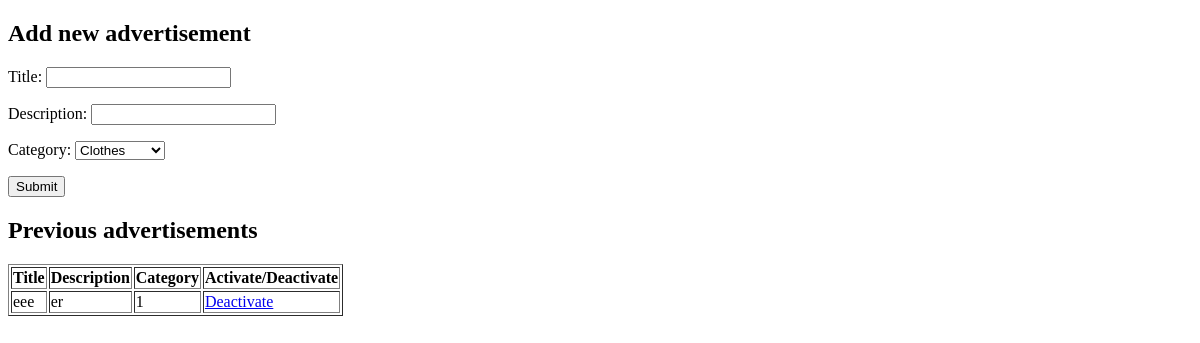
The page /advertisement (signed in) on the database as committed earlier.
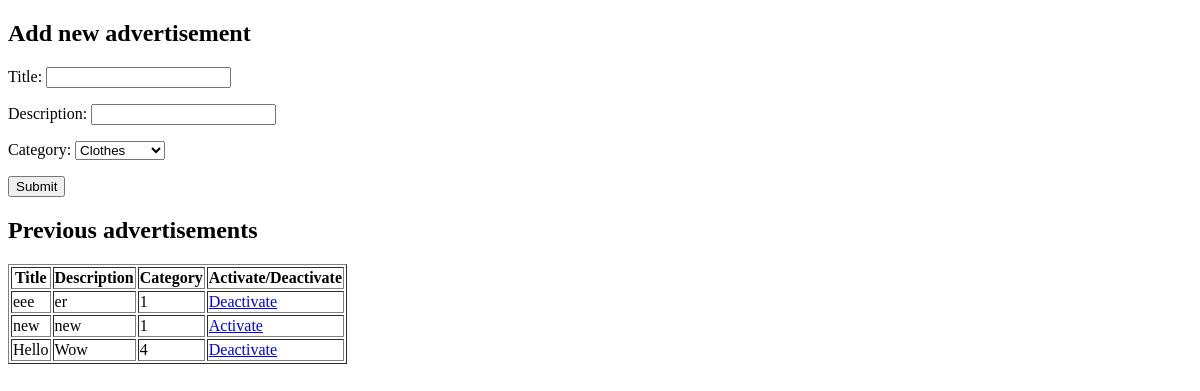
The same page on the database as committed later.
### tables this page shows
CREATE TABLE Advertisement(aid INTEGER PRIMARY KEY AUTOINCREMENT,title TEXT,description TEXT,isactive INTEGER,username TEXT,category INTEGER,FOREIGN KEY (username) REFERENCES User(username),FOREIGN KEY (category) REFERENCES Category(cid));

### main.py (the view, shortened to what this page needs)
@app.route('/advertisement', methods=['GET', 'POST'])
def advertisement():
    conn = sqlite3.connect("adv.db")
    c = conn.cursor()
    c.execute("SELECT aid, title, description, category, isactive  FROM Advertisement WHERE username=?",
              (session["username"],))
    records = c.fetchall()
    c.execute("Select * from Category")
    categories = c.fetchall()
    conn.close()
    return render_template('advertisement.html', categories= categories, records=records)

### templates/advertisement.html (shortened to what this page needs)
<!DOCTYPE html>
<html lang="en">
<head>
</head>
<body>
<h2>Add new advertisement</h2>
    <form action="/advertisement" method="POST">
        <p>Title: <input type="text" name="title" required="required"></p>
        <p>Description: <input type="text" name="description" required="required"></p>
        <p>Category:
        <select name="category" id="category">
              {% for category in categories %}
              <option value="{{category[0]}}">{{ category[1] }}</option>
              {% endfor %}
          </select></p>
        <p><input type="submit" name="Add advertisement" ></p>
    </form>
<h2>Previous advertisements</h2>
        <form action="/advertisement" method="POST">
        <table border="1">
        <tr>
            <th>Title</th>
            <th>Description</th>
            <th>Category</th>
            <th>Activate/Deactivate</th>
        </tr>
        {% for record in records %}
            <tr>
            <td>{{record[1]}}</td>
            <td>{{record[2]}}</td>
            <td>{{record[3]}}</td>
            {% if record[4] == 1 %}
            <td><a href="/deactivate?id={{record[0]}}">Deactivate</a></td>
            {% else %}
           <td><a href="/activate?id={{record[0]}}">Activate</a></td>
            {% endif %}
        </tr>
        {% endfor %}
    </table>
    </form>
</body>
</html>

Rows that differ between the two databases and show on the page:
added Advertisement: title "new", description "new", category "1"
added Advertisement: title "Hello", description "Wow", category "4"
